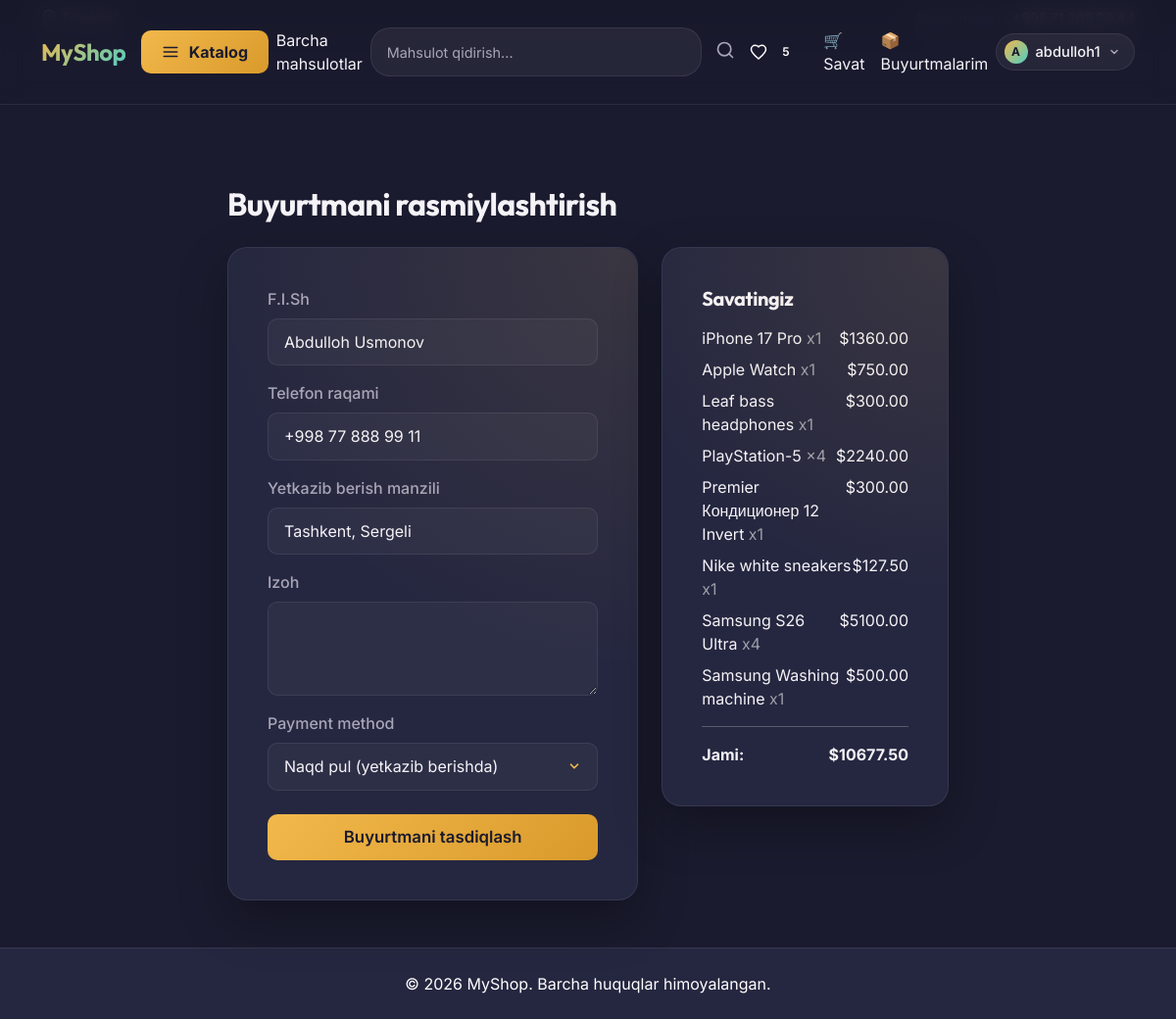
Before: /orders/checkout/ (signed in) with the older database file.
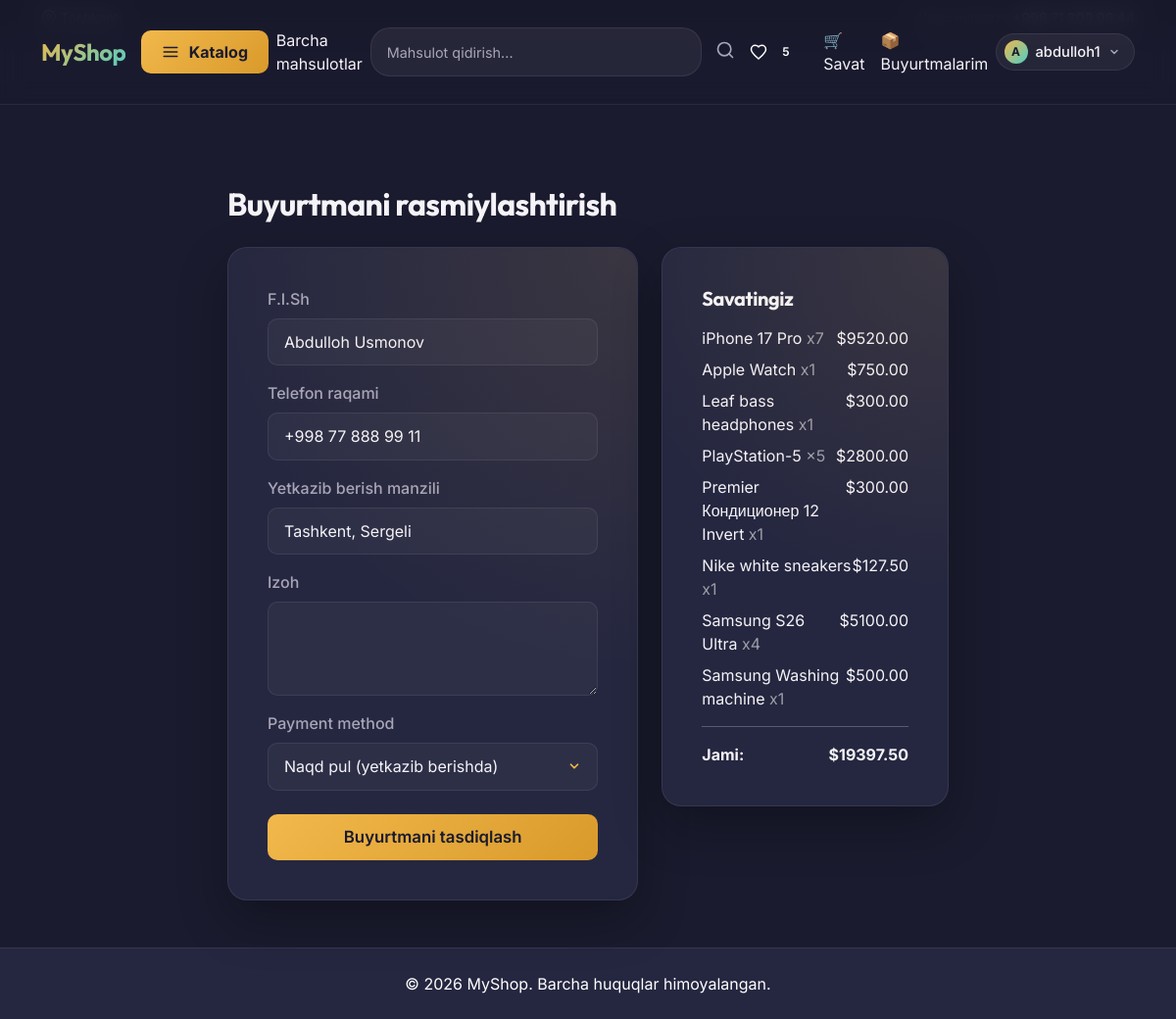
After: the same page with the newer database file.
### cart/models.py (models this page shows, shortened)
class CartItem(models.Model):
    cart = models.ForeignKey(Cart, on_delete=models.CASCADE, related_name='items')
    product = models.ForeignKey(Product, on_delete=models.CASCADE)
    quantity = models.PositiveIntegerField(default=1)
    added = models.DateTimeField(auto_now_add=True)
    class Meta:
        unique_together = ('cart', 'product')
    def get_unit_price(self):
        return self.product.discounted_price if self.product.has_discount else self.product.price
    def get_total_price(self):
        return self.get_unit_price() * self.quantity

class Cart(models.Model):
    user = models.OneToOneField(User, on_delete=models.CASCADE, related_name='cart')
    created = models.DateTimeField(auto_now_add=True)
    def get_total_price(self):
        return sum(item.get_total_price() for item in self.items.all())

### blog/models.py (models this page shows, shortened)
class Product(models.Model):
    category = models.ForeignKey(Category, related_name='products', on_delete=models.CASCADE)
    name = models.CharField(max_length=200)
    slug = models.SlugField(unique=True)
    description = models.TextField(blank=True)
    price = models.DecimalField(max_digits=10, decimal_places=2)
    image = ProcessedImageField(
        upload_to='products/%Y/%m/%d/',
        processors=[ResizeToFill(800, 800)],
        format='JPEG',
        options={'quality': 90},
        blank=True,
        null=True
    )
    discount_percent = models.PositiveIntegerField(
        default=0,
        help_text="Chegirma foizi (0-100). Masalan 25 kiritsangiz, 25% chegirma bo'ladi.",
        null=True,
        blank=True
    )
    stock = models.PositiveIntegerField(default=0)
    available = models.BooleanField(default=True)
    created = models.DateTimeField(auto_now_add=True)
    updated = models.DateTimeField(auto_now=True)
    class Meta:
        ordering = ['-created']
        indexes = [
            models.Index(fields=['slug']),
            models.Index(fields=['available', 'category']),
            models.Index(fields=['available', '-created']),
            models.Index(fields=['available', 'price']),
            models.Index(fields=['available', '-discount_percent']),
        ]
    @property
    def has_discount(self):
        return self.discount_percent is not None and self.discount_percent > 0
    @property
    def discounted_price(self):
        if self.has_discount:
            discount_amount = self.price * self.discount_percent / 100
            return round(self.price - discount_amount, 2)
        return self.price

### orders/views.py (the view)
# urls.py: path('checkout/', views.checkout, name='checkout'),
@login_required
def checkout(request):
    cart, created = Cart.objects.get_or_create(user=request.user)
    if not cart.items.exists():
        messages.warning(request, "Savatingiz bo'sh. Buyurtma berish uchun avval mahsulot qo'shing.")
        return redirect('cart:cart_detail')
    initial = {
        'full_name': request.user.get_full_name() or request.user.username,
    }
    profile = getattr(request.user, 'profile', None)
    if profile:
        initial['phone'] = profile.phone
        initial['address'] = profile.address
    if request.method == 'POST':
        form = CheckoutForm(request.POST, initial=initial)
        if form.is_valid():
            with transaction.atomic():
                order = form.save(commit=False)
                order.user = request.user
                order.status = Order.STATUS_PENDING
                order.save()
                for cart_item in cart.items.select_related('product'):
                    OrderItem.objects.create(
                        order=order,
                        product=cart_item.product,
                        product_name=cart_item.product.name,
                        price=cart_item.product.price,
                        quantity=cart_item.quantity,
                    )
                cart.items.all().delete()
            if order.payment_method == Order.PAYMENT_CASH:
                messages.success(request, f"Buyurtma #{order.id} qabul qilindi! Tez orada operatorlarimiz siz bilan bog'lanadi.")
                return redirect('orders:order_detail', order_id=order.id)
            else:
                messages.info(request, "To'lov tizimi tez orada ulanadi. Hozircha buyurtmangiz qabul qilindi.")
                return redirect('orders:order_detail', order_id=order.id)
    else:
        form = CheckoutForm(initial=initial)
    return render(request, 'orders/checkout.html', {'form': form, 'cart': cart})

### orders/forms.py
class CheckoutForm(forms.ModelForm):
    class Meta:
        model = Order
        fields = ['full_name', 'phone', 'address', 'comment', 'payment_method']
        widgets = {
            'comment': forms.Textarea(attrs={'rows': 3}),
        }
    def __init__(self, *args, **kwargs):
        super().__init__(*args, **kwargs)
        for name, field in self.fields.items():
            if name == 'payment_method':
                field.widget.attrs.update({'class': 'form-select'})
            else:
                field.widget.attrs.update({'class': 'form-control'})

### accounts/models.py (called while the page is built)
    @property
    def avatar_url(self):
        if self.avatar and hasattr(self.avatar, 'url'):
            return self.avatar.url
        return None

### blog/context_processors.py (called while the page is built)
def categories_processor(request):
    return {'nav_categories': Category.objects.all()}

### orders/templates/orders/checkout.html (shortened to what this page needs)
{% extends "blog/base.html" %}
{% block content %}
<div class="row justify-content-center">
    <div class="col-lg-8">
        <h2 class="mb-4">Buyurtmani rasmiylashtirish</h2>
        <div class="row g-4">
            <div class="col-md-7">
                <div class="auth-card">
                    <form method="post" enctype="multipart/form-data">
                        {% for field in form %}
                            <div class="mb-3">
                                <label class="form-label">{{ field.label }}</label>
                                {{ field }}
                            </div>
                        {% endfor %}
                        <button type="submit" class="btn btn-primary w-100">Buyurtmani tasdiqlash</button>
                    </form>
                </div>
            </div>
            <div class="col-md-5">
                <div class="auth-card">
                    <h5 class="mb-3">Savatingiz</h5>
                    <ul class="list-unstyled">
                        {% for item in cart.items.all %}
                        <li class="d-flex justify-content-between mb-2">
                            <span>{{ item.product.name }} <span class="text-muted">x{{ item.quantity }}</span></span>
                            <span>${{ item.get_total_price }}</span>
                        </li>
                        {% endfor %}
                    </ul>
                    <hr>
                    <div class="d-flex justify-content-between fw-bold">
                        <span>Jami:</span>
                        <span>${{ cart.get_total_price }}</span>
                    </div>
                </div>
            </div>
        </div>
    </div>
</div>
{% endblock %}

Changed rows visible on the page:
changed CartItem "iPhone 17 Pro": quantity "1" → "7"; get_total_price "1360.00" → "9520.00"
changed CartItem "PlayStation-5": quantity "4" → "5"; get_total_price "2240.00" → "2800.00"
changed through a linked row, Cart: get_total_price "10677.50" → "19397.50"
